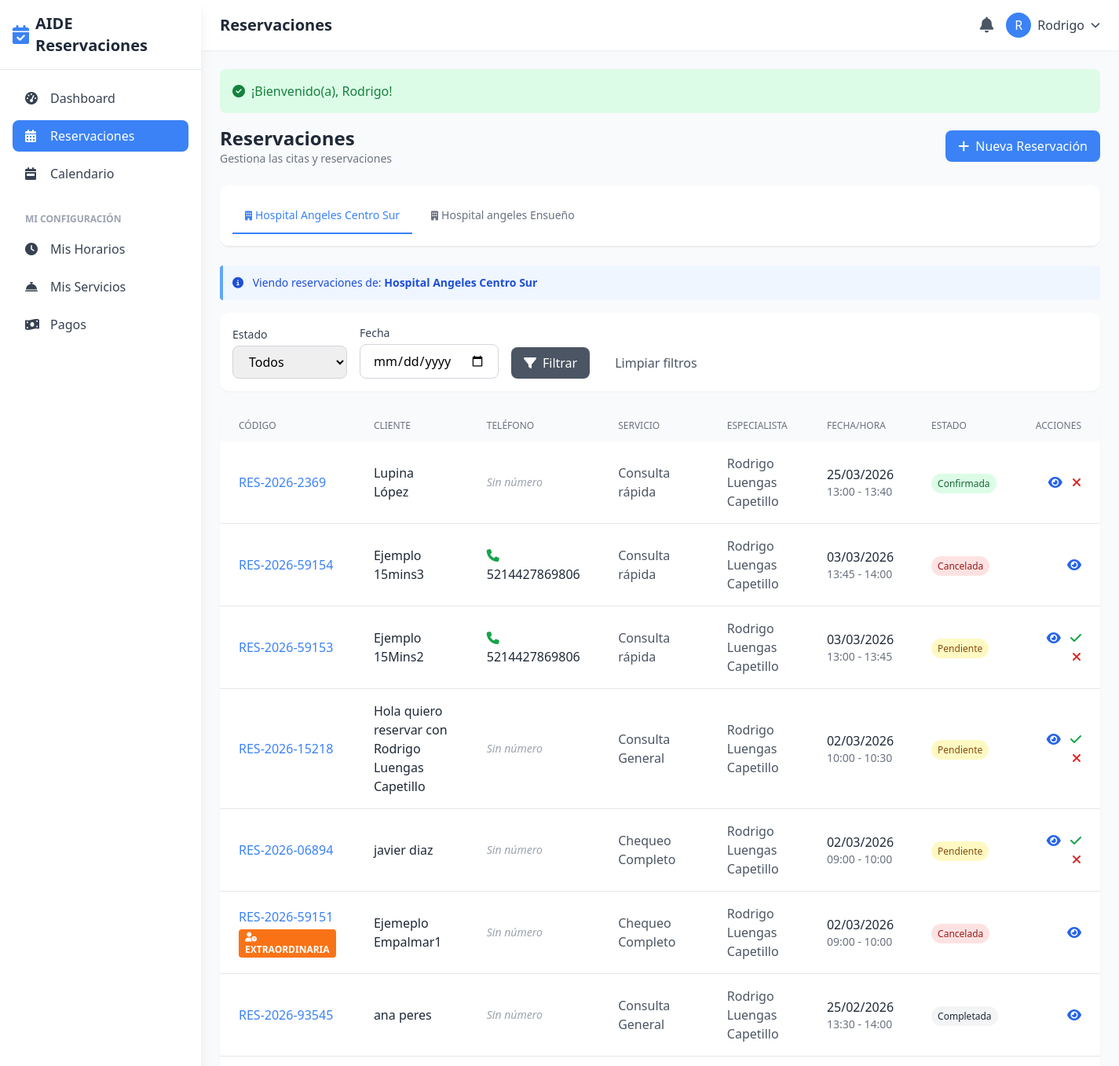
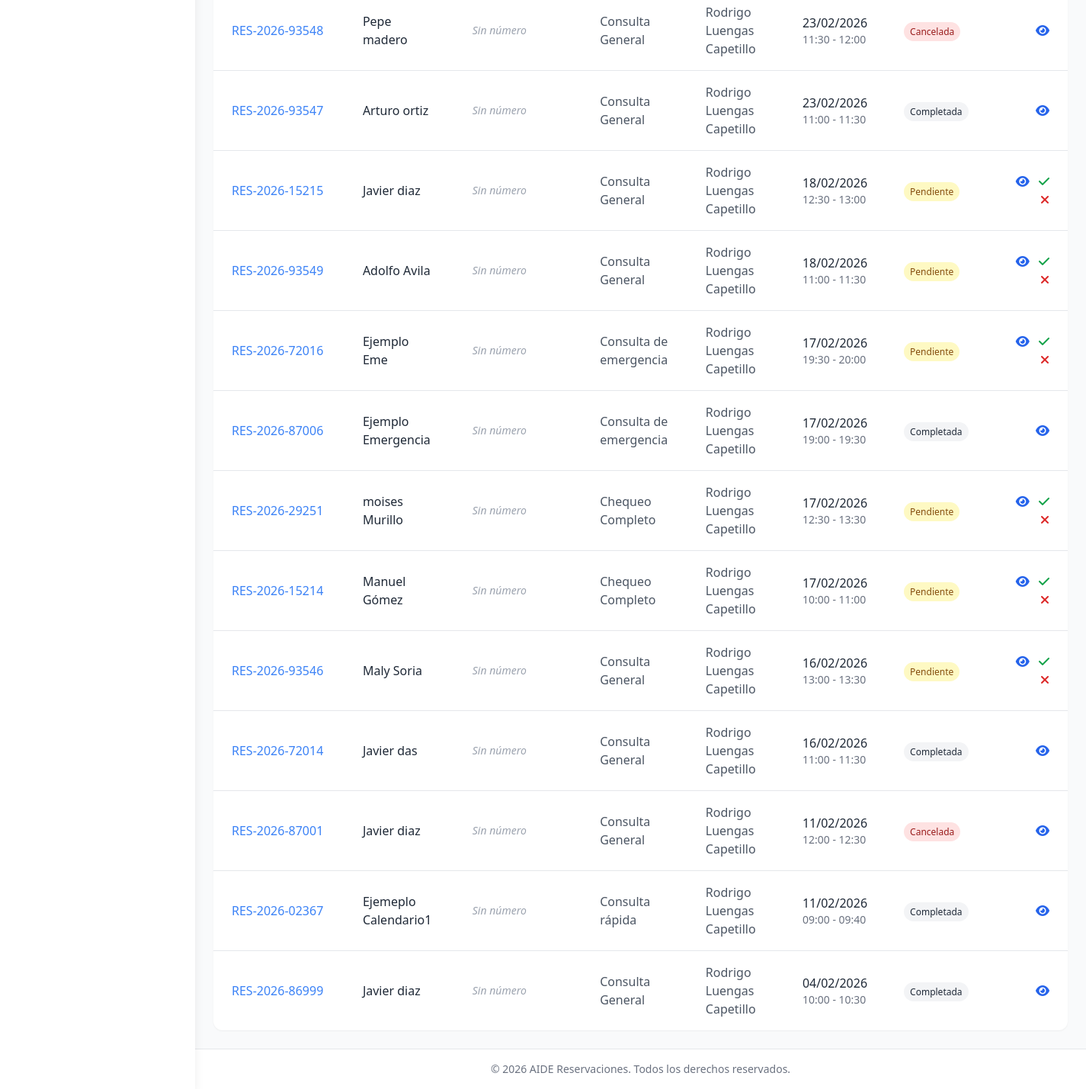
The page /reservaciones (signed in) on the database its author committed (2 pictures, top to bottom).
### tables this page shows
CREATE TABLE `configuraciones` (
  `id` int(11) NOT NULL,
  `clave` varchar(100) NOT NULL,
  `valor` text,
  `tipo` enum('text','number','boolean','json','color','image') DEFAULT 'text',
  `descripcion` varchar(255) DEFAULT NULL,
  `created_at` timestamp NOT NULL DEFAULT CURRENT_TIMESTAMP,
  `updated_at` timestamp NOT NULL DEFAULT CURRENT_TIMESTAMP ON UPDATE CURRENT_TIMESTAMP
);

CREATE TABLE `especialistas` (
  `id` int(11) NOT NULL,
  `usuario_id` int(11) NOT NULL,
  `sucursal_id` int(11) NOT NULL,
  `profesion` varchar(100) DEFAULT NULL,
  `especialidad` varchar(150) DEFAULT NULL,
  `descripcion` text,
  `experiencia_anos` int(11) DEFAULT '0',
  `tarifa_base` decimal(10,2) DEFAULT '0.00',
  `duracion_cita_default` int(11) DEFAULT '30' COMMENT 'minutos',
  `calificacion_promedio` decimal(3,2) DEFAULT '0.00',
  `total_resenas` int(11) DEFAULT '0',
  `foto` varchar(255) DEFAULT NULL,
  `activo` tinyint(1) DEFAULT '1',
  `created_at` timestamp NOT NULL DEFAULT CURRENT_TIMESTAMP,
  `updated_at` timestamp NOT NULL DEFAULT CURRENT_TIMESTAMP ON UPDATE CURRENT_TIMESTAMP
);

CREATE TABLE `sucursales` (
  `id` int(11) NOT NULL,
  `nombre` varchar(150) NOT NULL,
  `direccion` text,
  `ciudad` varchar(100) DEFAULT NULL,
  `estado` varchar(100) DEFAULT NULL,
  `codigo_postal` varchar(10) DEFAULT NULL,
  `telefono` varchar(20) DEFAULT NULL,
  `email` varchar(150) DEFAULT NULL,
  `zona_horaria` varchar(50) DEFAULT 'America/Mexico_City',
  `horario_apertura` time DEFAULT '08:00:00',
  `horario_cierre` time DEFAULT '20:00:00',
  `dias_laborales` varchar(50) DEFAULT '1,2,3,4,5,6' COMMENT 'Días de la semana (1=Lunes, 7=Domingo)',
  `latitud` decimal(10,8) DEFAULT NULL,
  `longitud` decimal(11,8) DEFAULT NULL,
  `imagen` varchar(255) DEFAULT NULL,
  `activo` tinyint(1) DEFAULT '1',
  `created_at` timestamp NOT NULL DEFAULT CURRENT_TIMESTAMP,
  `updated_at` timestamp NOT NULL DEFAULT CURRENT_TIMESTAMP ON UPDATE CURRENT_TIMESTAMP,
  `color` varchar(7) DEFAULT '#3B82F6'
);

### app/views/layouts/main.php (the view, shortened to what the rows shown need)
<!DOCTYPE html>
<html lang="es">
<head>
    <script src="https://cdn.tailwindcss.com"></script>
    <link rel="stylesheet" href="https://cdnjs.cloudflare.com/ajax/libs/font-awesome/6.4.0/css/all.min.css">
    <link href="https://cdn.jsdelivr.net/npm/fullcalendar@6.1.8/index.global.min.css" rel="stylesheet">
</head>
<body class="bg-gray-50">
    <div class="min-h-screen flex">
        <aside class="w-64 bg-white shadow-lg fixed h-screen z-30 hidden md:flex md:flex-col">
            <div class="p-4 border-b flex-shrink-0">
                <a href="<?= url('/dashboard') ?>" class="flex items-center space-x-2">
                    <?php if (getConfig('logotipo')): ?>
                        <img src="<?= asset(getConfig('logotipo')) ?>" alt="Logo" class="h-8">
                    <?php else: ?>
                        <i class="fas fa-calendar-check text-2xl text-primary"></i>
                    <?php endif; ?>
                    <span class="text-xl font-bold text-gray-800"><?= e(getConfig('nombre_sitio', 'ReserBot')) ?></span>
                </a>
            </div>
            <nav class="p-4 overflow-y-auto flex-1" style="max-height: calc(100vh - 80px);">
                <ul class="space-y-2">
                    <li>
                        <a href="<?= url('/dashboard') ?>" class="sidebar-link flex items-center space-x-3 px-4 py-2 rounded-lg text-gray-700 <?= strpos($_SERVER['REQUEST_URI'], '/dashboard') !== false ? 'active' : '' ?>">
                            <i class="fas fa-tachometer-alt w-5"></i>
                            <span>Dashboard</span>
                        </a>
                    </li>
                    <?php if (hasAnyRole([ROLE_SUPERADMIN, ROLE_BRANCH_ADMIN, ROLE_RECEPTIONIST, ROLE_SPECIALIST])): ?>
                    <li>
                        <a href="<?= url('/reservaciones') ?>" class="sidebar-link flex items-center space-x-3 px-4 py-2 rounded-lg text-gray-700 <?= strpos($_SERVER['REQUEST_URI'], '/reservaciones') !== false ? 'active' : '' ?>">
                            <i class="fas fa-calendar-alt w-5"></i>
                            <span>Reservaciones</span>
                        </a>
                    </li>
                    <li>
                        <a href="<?= url('/calendario') ?>" class="sidebar-link flex items-center space-x-3 px-4 py-2 rounded-lg text-gray-700 <?= strpos($_SERVER['REQUEST_URI'], '/calendario') !== false ? 'active' : '' ?>">
                            <i class="fas fa-calendar-week w-5"></i>
                            <span>Calendario</span>
                        </a>
                    </li>
                    <?php endif; ?>
                    <?php if (hasRole(ROLE_SPECIALIST)): ?>
                    <li class="pt-4">
                        <span class="px-4 text-xs font-semibold text-gray-400 uppercase">Mi Configuraci&oacute;n</span>
                    </li>
                    <li>
                        <a href="<?= url('/especialistas/horarios') ?>" class="sidebar-link flex items-center space-x-3 px-4 py-2 rounded-lg text-gray-700 <?= strpos($_SERVER['REQUEST_URI'], '/horarios') !== false ? 'active' : '' ?>">
                            <i class="fas fa-clock w-5"></i>
                            <span>Mis Horarios</span>
                        </a>
                    </li>
                    <li>
                        <a href="<?= url('/especialistas/mis-servicios') ?>" class="sidebar-link flex items-center space-x-3 px-4 py-2 rounded-lg text-gray-700 <?= strpos($_SERVER['REQUEST_URI'], '/mis-servicios') !== false ? 'active' : '' ?>">
                            <i class="fas fa-concierge-bell w-5"></i>
                            <span>Mis Servicios</span>
                        </a>
                    </li>
                    <li>
                        <a href="<?= url('/pagos') ?>" class="sidebar-link flex items-center space-x-3 px-4 py-2 rounded-lg text-gray-700 <?= strpos($_SERVER['REQUEST_URI'], '/pagos') !== false ? 'active' : '' ?>">
                            <i class="fas fa-money-bill-wave w-5"></i>
                            <span>Pagos</span>
                        </a>
                    </li>
                    <?php endif; ?>
                </ul>
            </nav>
        </aside>
        <div class="flex-1 md:ml-64">
            <header class="bg-white shadow-sm sticky top-0 z-20">
                <div class="flex justify-between items-center px-6 py-4">
                    <div class="flex items-center">
                        <h1 class="text-xl font-semibold text-gray-800"><?= e($title ?? 'Dashboard') ?></h1>
                    </div>
                    <div class="flex items-center space-x-4">
                        <a href="<?= url('/notificaciones') ?>" class="relative text-gray-600 hover:text-primary">
                            <i class="fas fa-bell text-xl"></i>
                        </a>
                        <div class="relative" x-data="{ open: false }">
                            <button id="user-menu-btn" onclick="toggleUserMenu()" class="flex items-center space-x-2 text-gray-700 hover:text-primary">
                                <div class="w-8 h-8 bg-primary rounded-full flex items-center justify-center text-white">
                                    <?php $user = currentUser(); ?>
                                    <?= strtoupper(substr($user['nombre'] ?? 'U', 0, 1)) ?>
                                </div>
                                <span class="hidden sm:block"><?= e($user['nombre'] ?? 'Usuario') ?></span>
                                <i class="fas fa-chevron-down text-xs"></i>
                            </button>
                        </div>
                    </div>
                </div>
            </header>
            <main class="p-6">
                <?php
                $flash = getFlashMessage();
                if ($flash):
                ?>
                <div class="mb-4 p-4 rounded-lg <?= $flash['type'] == 'success' ? 'bg-green-100 text-green-700' : 'bg-red-100 text-red-700' ?>">
                    <div class="flex items-center">
                        <i class="fas <?= $flash['type'] == 'success' ? 'fa-check-circle' : 'fa-exclamation-circle' ?> mr-2"></i>
                        <?= e($flash['message']) ?>
                    </div>
                </div>
                <?php endif; ?>
                <?php include $content; ?>
            </main>
            <footer class="bg-white border-t py-4 px-6 text-center text-gray-500 text-sm">
                &copy; <?= date('Y') ?> <?= e(getConfig('nombre_sitio', 'ReserBot')) ?>. Todos los derechos reservados.
            </footer>
        </div>
    </div>
</body>
</html>

### app/views/reservations/index.php (shortened to what the rows shown need)
<div class="flex flex-wrap justify-between items-center mb-6 gap-4">
    <div>
        <h2 class="text-2xl font-bold text-gray-800">Reservaciones</h2>
        <p class="text-gray-500 text-sm">Gestiona las citas y reservaciones</p>
    </div>
    <a href="<?= url('/reservaciones/nueva') ?>"
       class="bg-primary hover:bg-secondary text-white px-4 py-2 rounded-lg transition">
        <i class="fas fa-plus mr-2"></i>Nueva Reservaci&oacute;n
    </a>
</div>
<?php if (!empty($allSpecialists) && count($allSpecialists) > 1): ?>
<div class="mb-6 border-b border-gray-200 overflow-x-auto hide-scrollbar bg-white rounded-xl shadow-sm" style="max-width: 100%;">
    <nav class="-mb-px flex space-x-2 p-4" aria-label="Tabs" style="min-width: min-content;">
        <?php foreach ($allSpecialists as $spec): ?>
        <a href="<?= url('/reservaciones?specialist_id=' . $spec['id']) ?>"
           class="<?= $spec['id'] == $currentSpecialistId ? 'border-primary text-primary' : 'border-transparent text-gray-500 hover:text-gray-700 hover:border-gray-300' ?> whitespace-nowrap py-3 px-4 border-b-2 font-medium text-sm flex-shrink-0">
            <i class="fas fa-building mr-1 text-xs"></i><?= e($spec['sucursal_nombre']) ?>
        </a>
        <?php endforeach; ?>
    </nav>
</div>
<div class="mb-4 p-3 bg-blue-50 border-l-4 border-blue-400 rounded">
    <p class="text-sm text-blue-700">
        <i class="fas fa-info-circle mr-2"></i>
        Viendo reservaciones de: <strong>
            <?php
                foreach ($allSpecialists as $spec) {
                    if ($spec['id'] == $currentSpecialistId) {
                        echo e($spec['sucursal_nombre']);
                        break;
                    }
                }
            ?>
        </strong>
    </p>
</div>
<?php endif; ?>
<div class="bg-white rounded-xl shadow-sm p-4 mb-6">
    <form method="GET" class="flex flex-wrap gap-4 items-end">
        <div>
            <label class="block text-sm font-medium text-gray-700 mb-1">Estado</label>
            <select name="estado" class="px-4 py-2 border border-gray-300 rounded-lg focus:ring-2 focus:ring-primary">
                <option value="">Todos</option>
            </select>
        </div>
        <div>
            <label class="block text-sm font-medium text-gray-700 mb-1">Fecha</label>
            <input type="date" name="fecha" value="<?= $currentFilters['fecha'] ?? '' ?>"
                   class="px-4 py-2 border border-gray-300 rounded-lg focus:ring-2 focus:ring-primary">
        </div>
        <button type="submit" class="px-4 py-2 bg-gray-600 text-white rounded-lg hover:bg-gray-700 transition">
            <i class="fas fa-filter mr-2"></i>Filtrar
        </button>
        <a href="<?= url('/reservaciones' . (!empty($currentSpecialistId) ? '?specialist_id=' . $currentSpecialistId : '')) ?>" class="px-4 py-2 text-gray-600 hover:text-gray-800">
            Limpiar filtros
        </a>
    </form>
</div>
<div class="bg-white rounded-xl shadow-sm overflow-hidden">
    <div class="overflow-x-auto">
        <table class="w-full">
            <thead class="bg-gray-50">
                <tr>
                    <th class="px-6 py-3 text-left text-xs font-medium text-gray-500 uppercase">C&oacute;digo</th>
                    <th class="px-6 py-3 text-left text-xs font-medium text-gray-500 uppercase">Cliente</th>
                    <th class="px-6 py-3 text-left text-xs font-medium text-gray-500 uppercase">Tel&eacute;fono</th>
                    <th class="px-6 py-3 text-left text-xs font-medium text-gray-500 uppercase">Servicio</th>
                    <th class="px-6 py-3 text-left text-xs font-medium text-gray-500 uppercase">Especialista</th>
                    <th class="px-6 py-3 text-left text-xs font-medium text-gray-500 uppercase">Fecha/Hora</th>
                    <th class="px-6 py-3 text-left text-xs font-medium text-gray-500 uppercase">Estado</th>
                    <th class="px-6 py-3 text-right text-xs font-medium text-gray-500 uppercase">Acciones</th>
                </tr>
            </thead>
            <tbody class="divide-y divide-gray-200">
                <?php foreach ($reservations as $res): ?>
                <tr class="hover:bg-gray-50">
                    <td class="px-6 py-4">
                        <div class="flex flex-col">
                            <span class="font-medium text-primary"><?= e($res['codigo']) ?></span>
                            <?php if (!empty($res['es_extraordinaria'])): ?>
                            <span class="mt-1 px-2 py-0.5 text-xs font-semibold bg-orange-500 text-white rounded w-fit">
                                <i class="fas fa-user-clock mr-1"></i>EXTRAORDINARIA
                            </span>
                            <?php endif; ?>
                        </div>
                    </td>
                    <td class="px-6 py-4">
                        <p class="font-medium text-gray-800"><?= e($res['cliente_nombre_completo']) ?></p>
                    </td>
                    <td class="px-6 py-4">
                        <?php if (!empty($res['cliente_telefono']) || !empty($res['telefono'])): ?>
                        <p class="text-gray-800">
                            <i class="fas fa-phone text-green-600 mr-1"></i>
                            <?= e($res['cliente_telefono'] ?? $res['telefono']) ?>
                        </p>
                        <?php else: ?>
                        <p class="text-gray-400 text-sm italic">Sin n&uacute;mero</p>
                        <?php endif; ?>
                    </td>
                    <td class="px-6 py-4 text-gray-600">
                        <?= e($res['servicio_nombre']) ?>
                    </td>
                    <td class="px-6 py-4 text-gray-600">
                        <?= e($res['especialista_nombre'] . ' ' . $res['especialista_apellidos']) ?>
                    </td>
                    <td class="px-6 py-4">
                        <p class="text-gray-800"><?= formatDate($res['fecha_cita']) ?></p>
                        <p class="text-sm text-gray-500"><?= formatTime($res['hora_inicio']) ?> - <?= formatTime($res['hora_fin']) ?></p>
                    </td>
                    <td class="px-6 py-4">
                        <span class="px-2 py-1 text-xs rounded-full <?= getStatusBadgeClass($res['estado']) ?>">
                            <?= getStatusText($res['estado']) ?>
                        </span>
                    </td>
                    <td class="px-6 py-4 text-right space-x-2">
                        <a href="<?= url('/reservaciones/ver?id=' . $res['id']) ?>" class="text-blue-600 hover:text-blue-800">
                            <i class="fas fa-eye"></i>
                        </a>
                        <?php if ($res['estado'] == 'pendiente'): ?>
                        <a href="<?= url('/reservaciones/confirmar?id=' . $res['id']) ?>"
                           class="text-green-600 hover:text-green-800"
                           onclick="return confirm('¿Confirmar esta cita?')">
                            <i class="fas fa-check"></i>
                        </a>
                        <?php endif; ?>
                        <?php if ($res['estado'] != 'cancelada' && $res['estado'] != 'completada'): ?>
                        <a href="<?= url('/reservaciones/cancelar?id=' . $res['id']) ?>"
                           class="text-red-600 hover:text-red-800"
                           onclick="return confirm('¿Cancelar esta cita?')">
                            <i class="fas fa-times"></i>
                        </a>
                        <?php endif; ?>
                    </td>
                </tr>
                <?php endforeach; ?>
            </tbody>
        </table>
    </div>
</div>

### rows shown on the page
configuraciones: valor "AIDE Reservaciones"
especialistas: sucursal.nombre "Hospital Angeles Centro Sur"
especialistas: sucursal.nombre "Hospital angeles Ensueño"

### other values the page prints
$title "Reservaciones"
substr($user['nombre'] ?? 'U', 0, 1) "R"
$user['nombre'] "Rodrigo"
$flash['message'] "¡Bienvenido(a), Rodrigo!"
$res['codigo'] "RES-2026-2369"
$res['cliente_nombre_completo'] "Lupina López"
$res['servicio_nombre'] "Consulta rápida"
$res['especialista_nombre'] . ' ' . $res['especialista_apellidos'] "Rodrigo Luengas Capetillo"
formatDate($res['fecha_cita']) "25/03/2026"
formatTime($res['hora_inicio']) "13:00"
formatTime($res['hora_fin']) "13:40"
getStatusText($res['estado']) "Confirmada"
$res['codigo'] "RES-2026-59154"
$res['cliente_nombre_completo'] "Ejemplo 15mins3"
$res['cliente_telefono'] "5214427869806"
